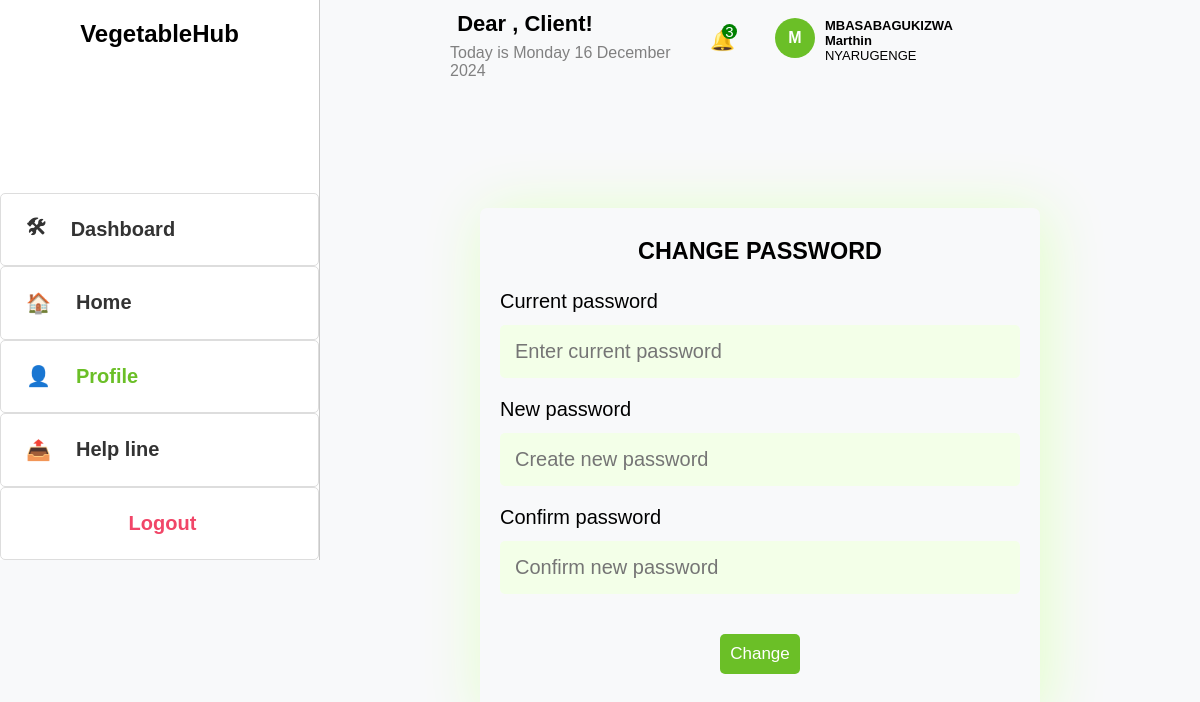
The page /changep/11/ on the database as committed earlier.
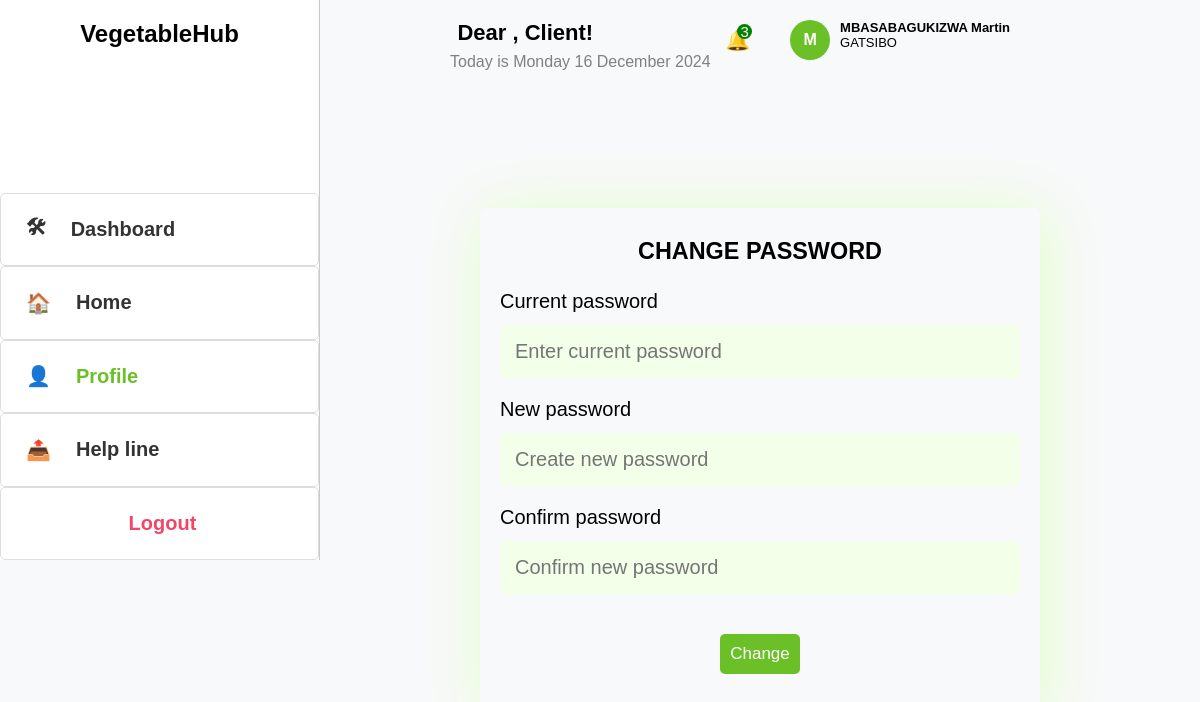
The same page on the database as committed later.
### Webapp/models.py (models this page shows, shortened)
class Register(models.Model):
     user = models.ForeignKey(User, on_delete=models.CASCADE, null=True, blank=True)
     Names=models.CharField(max_length=255)
     email=models.EmailField(validators=[EmailValidator()])
     phone = models.CharField(
        max_length=15,
        validators=[RegexValidator(r'^\+?\d{10,15}$', message="Enter a valid phone number.")]
       )
     password = models.CharField(max_length=128)  # Store hashed password

class Farmer(models.Model):
    farmer_id = models.AutoField(primary_key=True)
    first_name = models.CharField(max_length=255)
    last_name = models.CharField(max_length=255)
    telephone = models.CharField(max_length=13)
    email = models.CharField(max_length=50)
    location = models.CharField(max_length=255)
    user=models.ForeignKey(User, on_delete=models.CASCADE, related_name='farmers')
    Vegetable_type=models.CharField(max_length=20, default='Carrot')

### Webapp/views.py (the view, shortened to what this page needs)
# urls.py: path('changep/<int:pk>/', views.ChangePassowrd, name='changep'),
def ChangePassowrd(request, pk):
    user = get_object_or_404(Register, pk=pk)
    farmers = Farmer.objects.filter(email=user.email)
    farms = Farm.objects.filter(farmer__email=user.email)
    users = Register.objects.all()
    context = {
        'user': user,
        'farmers': farmers,
        'farms': farms,
        'now': now(),
        'users': users,
    }
    return render(request, 'Webapp/change_password.html', context)

### Webapp/templates/Webapp/change_password.html (shortened to what this page needs)
<!DOCTYPE html>
<html lang="en">
<head>
</head>
<body>
    <div class="first">
        <div class="sidebar">
          <h2>VegetableHub</h2>
            <a href="{%url 'user' user.id%}"><span>&#x1F6E0;</span>Dashboard</a>
            <a href="{% url 'home'%}"><span>&#x1F3E0;</span>Home</a>
            <a href="{%url 'view_profile' user.id%}" class="active"><span>&#x1F464;</span>Profile</a>
            <a href="{%url 'help' user.id%}"><span>&#x1F4E4;</span>Help line</a>
            <a href="{%url 'login-user' %}" style="color: #f14668; padding-left: 40%;">Logout</a>
        </div>
    </div>
    <div class="second">
        <div class="header">
              <div class="schedules">
                <h1>Dear , <span style="color: black;"> Client!</span></h1>
                <p class="date">Today is {{ now|date:"l j F Y" }}</p>
              </div>
              <div class="prof">
                <div class="notif">&#x1F514; <span>3</span></div>
                      <div class="upper">
                        <div class="profile">
                          {{user.Names|slice:1}}
                            </div>
                            <div class="address">
                              <strong>{{user.Names}}</strong> <br>
                              {%for farmer in farmers%}
                              <span>{{farmer.location}}</span>
                            {%endfor%}
                          </div>
                      </div>
            </div>
        </div>
        <div class="change_password">
          <form action="" method="POST">
            <h3>CHANGE PASSWORD</h3>
            <fieldset>
              <legend>Current password</legend>
              <input type="password" name="current_password" placeholder="Enter current password" required>
          </fieldset>
          <fieldset>
              <legend>New password</legend>
              <input type="password" name="new_password" placeholder="Create new password" required>
          </fieldset>
          <fieldset>
              <legend>Confirm password</legend>
              <input type="password" name="confirm_password" placeholder="Confirm new password" required>
          </fieldset>
            <button type="submit">Change</button>
          </form>
        </div>
    </div>
</body>
</html>

Rows that differ between the two databases and show on the page:
changed Register: Names "MBASABAGUKIZWA Marthin" → "MBASABAGUKIZWA Martin"
changed Farmer: location "NYARUGENGE" → "GATSIBO"
